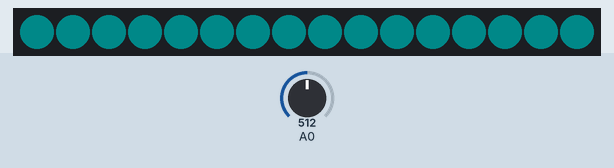
Simulated run of this sketch. Board: Arduino Uno, built with avr-gcc and run on an emulated ATmega328P. Shown: 16 RGB LEDs in strip order, left to right. The test bench sets the inputs (shaded band); at power-on: A0 = 512. Dim RGB values are drawn brighter than linear.

Above: at 1.2 s.
1.3 s: A0 set to 399
2.8 s: A0 set to 367
4.3 s: A0 set to 0
At 5.5 s:
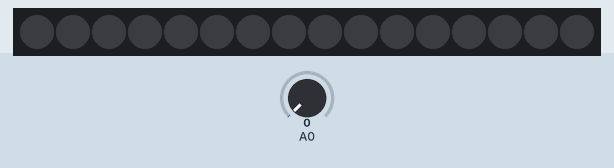
5.8 s: A0 set to 511
At 6.7 s:
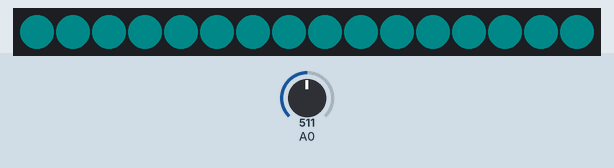
Timing chart, 0 to 8.3 s (numbered marks = the images above; inputs shaded):
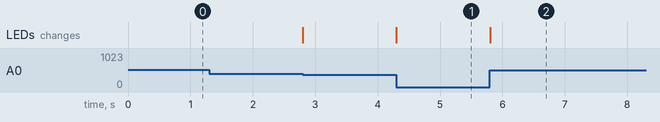

Measured:
- after the input at 1.3 s, every drawn part: stays the same
- after the input at 4.3 s, the LEDs: change at once (image 1)
- after the input at 5.8 s, the LEDs: change at once (image 2)

The sketch:

_0_to_100.ino
```cpp
#include <Adafruit_NeoPixel.h>
#include <avr/power.h>

#define PIN 6
#define RINSIZE 16
#define DEBUG false

// Parameter 1 = number of pixels in strip
// Parameter 2 = Arduino pin number (most are valid)
// Parameter 3 = pixel type flags, add together as needed:
//   NEO_KHZ800  800 KHz bitstream (most NeoPixel products w/WS2812 LEDs)
//   NEO_KHZ400  400 KHz (classic 'v1' (not v2) FLORA pixels, WS2811 drivers)
//   NEO_GRB     Pixels are wired for GRB bitstream (most NeoPixel products)
//   NEO_RGB     Pixels are wired for RGB bitstream (v1 FLORA pixels, not v2)
Adafruit_NeoPixel strip = Adafruit_NeoPixel(RINSIZE, PIN, NEO_GRB + NEO_KHZ800);

// IMPORTANT: To reduce NeoPixel burnout risk, add 1000 uF capacitor across
// pixel power leads, add 300 - 500 Ohm resistor on first pixel's data input
// and minimize distance between Arduino and first pixel.  Avoid connecting
// on a live circuit...if you must, connect GND first.

void setup() {
  // This is for Trinket 5V 16MHz, you can remove these three lines if you are not using a Trinket
#if defined (__AVR_ATtiny85__)
  if (F_CPU == 16000000) clock_prescale_set(clock_div_1);
#endif
  // End of trinket special code

  if (DEBUG) Serial.begin(9600);
  strip.begin();
  strip.setBrightness(20);
  strip.show(); // Initialize all pixels to 'off'
}

void loop() {
  // read the input on analog pin 0:
  int sensorValue = analogRead(A0);
  if (DEBUG) Serial.println(sensorValue);
  float actualPercent = (float)sensorValue / 4;
  if (DEBUG) Serial.println(actualPercent);
  lightPercent(int(actualPercent + 0.5));
}

void doTheLoop() {
  for (int i = 0; i < 100; i++){
    lightPercent(i);
    delay(100);
  }
}

void lightPercent(int percent) {
  if (DEBUG) Serial.println("New percent: " + String(percent));
  int litColor = strip.Color(127, 127, 127);
  int offColor = strip.Color(0, 0, 0);

  //figure out till what number to light the strip
  float actualPercent = (float)percent / 100;

  //made it 1 indexed (so 0 pixel is off completely)
  int lastLitPin = ((float)strip.numPixels() * actualPercent) +  0.5;
  if (DEBUG) Serial.println("New lastLitPin is :" + String(lastLitPin));
  for (int i=0; i < strip.numPixels(); i++) {
    if (i <= lastLitPin - 1 ) {
      strip.setPixelColor(i, litColor);
      if (DEBUG) Serial.println("Set pixel " + String(i) + " to on");
    } else {
      strip.setPixelColor(i, offColor);
      if (DEBUG) Serial.println("Set pixel " + String(i) + " to off");
    }
  }
  if (DEBUG) {
    for (int j = 0; j < strip.numPixels(); j++) {
    Serial.println("The color for pixel #" + String(j) + " is " + String(strip.getPixelColor(j)));
    }
  }
  strip.show();
}
```
